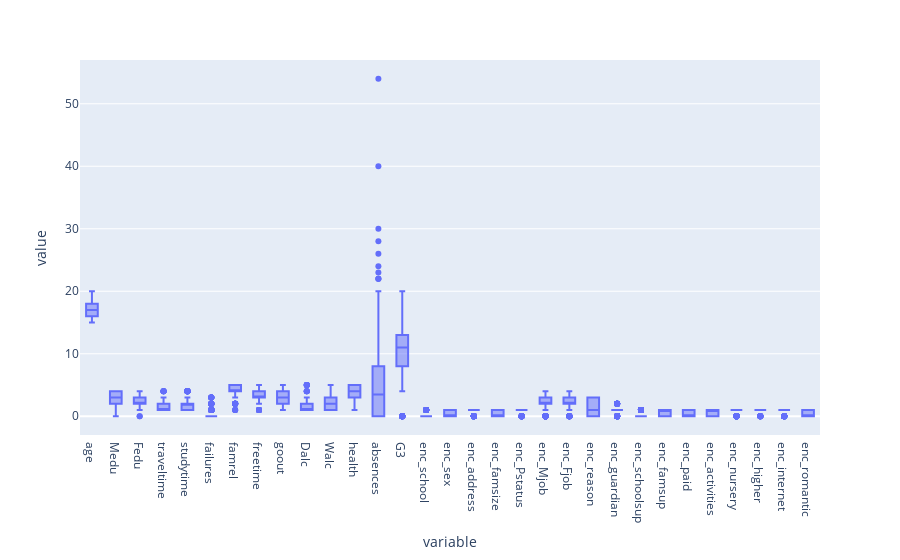

Notebook source saved alongside this figure:
### Code cell
fig = px.box(X_train)

fig.show()

### Figure 1 — Plotly figure (JSON) as saved in the notebook; plotly's stock layout.template omitted (floating-point values rounded to 4 significant figures; data arrays with more than 128 entries replaced by an {"elided": "..."} marker saying what was removed)
{"data": [{"alignmentgroup": "True", "hovertemplate": "variable=%{x}<br>value=%{y}<extra></extra>", "legendgroup": "", "marker": {"color": "#636efa"}, "name": "", "notched": false, "offsetgroup": "", "orientation": "v", "showlegend": false, "type": "box", "x": {"elided": "9796 str values"}, "x0": " ", "xaxis": "x", "y": {"elided": "9796 int values"}, "y0": " ", "yaxis": "y"}], "layout": {"boxmode": "group", "legend": {"tracegroupgap": 0}, "margin": {"t": 60}, "xaxis": {"anchor": "y", "domain": [0, 1], "title": {"text": "variable"}}, "yaxis": {"anchor": "x", "domain": [0, 1], "title": {"text": "value"}}}}
